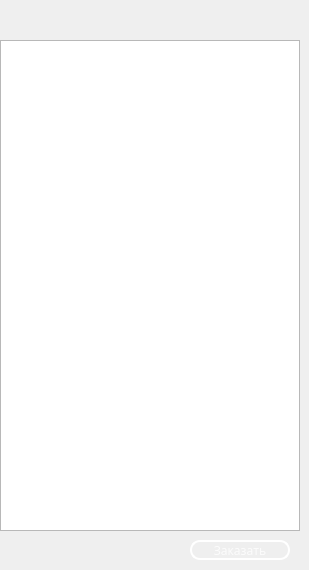
    <widget class="QWidget" name="page_3">
     <widget class="QTableView" name="tableView">
      <property name="geometry">
       <rect>
        <x>0</x>
        <y>40</y>
        <width>300</width>
        <height>491</height>
       </rect>
      </property>
      <property name="styleSheet">
       <string notr="true">QTableView
{
  color: rgb(255, 255, 255);
}

QHeaderView::section
{
  color: rgb(255, 255, 255);
  background-color: rgb(16, 16, 16);
}</string>
      </property>
     </widget>
     <widget class="QPushButton" name="order">
      <property name="geometry">
       <rect>
        <x>190</x>
        <y>540</y>
        <width>100</width>
        <height>20</height>
       </rect>
      </property>
      <property name="minimumSize">
       <size>
        <width>100</width>
        <height>20</height>
       </size>
      </property>
      <property name="font">
       <font>
        <family>Bahnschrift</family>
        <pointsize>9</pointsize>
        <weight>50</weight>
        <italic>false</italic>
        <bold>false</bold>
       </font>
      </property>
      <property name="layoutDirection">
       <enum>Qt::LeftToRight</enum>
      </property>
      <property name="styleSheet">
       <string notr="true">QPushButton{
	font: 9pt &quot;Bahnschrift&quot;;
color: rgba(255, 255, 255, 200);
border: 2px solid #fff;
border-radius: 10;	
}

QPushButton:pressed {
	background-color: rgb(0, 0, 0);
	border: 3px solid #555;
}
</string>
      </property>
      <property name="text">
       <string>Заказать</string>
      </property>
     </widget>
     <widget class="QLabel" name="label_7">
      <property name="geometry">
       <rect>
        <x>10</x>
        <y>540</y>
        <width>171</width>
        <height>21</height>
       </rect>
      </property>
      <property name="font">
       <font>
        <family>Bahnschrift Light</family>
        <pointsize>10</pointsize>
        <weight>50</weight>
        <bold>false</bold>
       </font>
      </property>
      <property name="styleSheet">
       <string notr="true">color: rgb(255, 255, 255);</string>
      </property>
      <property name="text">
       <string/>
      </property>
     </widget>
    </widget>
